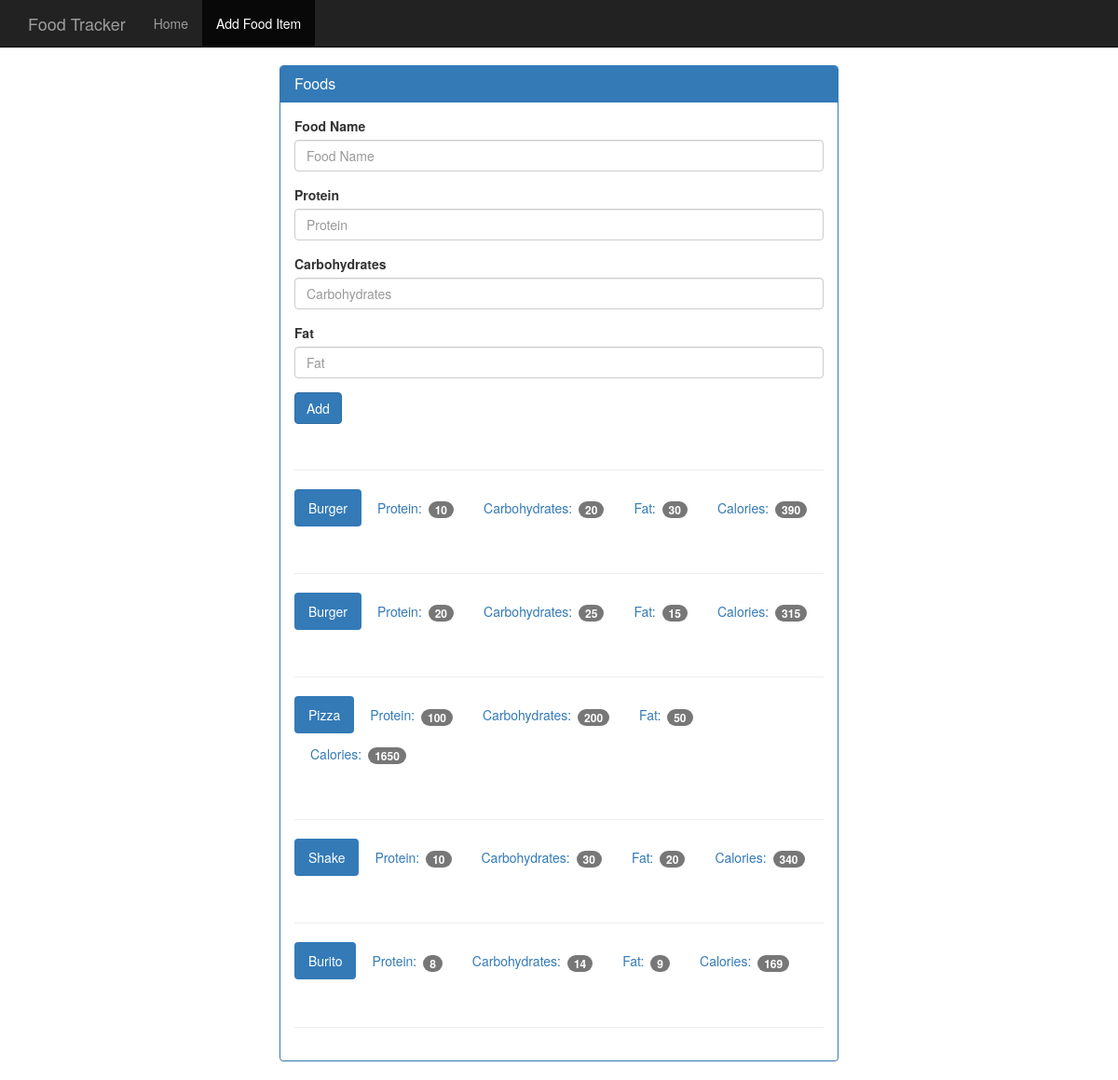
The app's page /food with its own data.
### tables this page shows
CREATE TABLE food (
    id integer primary key autoincrement,
    name text not null,
    protein integer not null,
    carbohydrates integer not null,
    fat integer not null,
    calories integer not null
);

### app.py (the view, shortened to what this page needs)
@app.route('/food', methods=['GET', 'POST'])
def food():
    db = get_db()
    cur = db.execute('select name, protein, carbohydrates, fat, calories from food')
    results = cur.fetchall()
    return render_template('add_food.html', results=results)

### app.py (called while the page is built)
def connect_db():
    sql = sqlite3.connect('/Users/anonymous/Documents/udemy/flask/4. Food Tracker App/practice_00/food_log.db')
    sql.row_factory = sqlite3.Row
    return sql

def get_db():
    if not hasattr(g, 'sqlite3.db'):
        g.sqlite_db = connect_db()
    return g.sqlite_db

### templates/add_food.html (shortened to what this page needs)
<!DOCTYPE html>
<html lang="en">
  <head>
    <link href="{{ url_for('static', filename='bootstrap.min.css') }}" rel="stylesheet">
    <link href="{{ url_for('static', filename='theme.css') }}" rel="stylesheet">
  </head>
  <body>
    <nav class="navbar navbar-inverse navbar-fixed-top">
      <div class="container">
        <div class="navbar-header">
          <a class="navbar-brand" href="#">Food Tracker</a>
        </div>
        <div id="navbar" class="navbar-collapse collapse">
          <ul class="nav navbar-nav">
            <li><a href="#">Home</a></li>
            <li class="active"><a href="#">Add Food Item</a></li>
          </ul>
        </div>
      </div>
    </nav>
    <div class="container theme-showcase col-sm-6 col-sm-offset-3" role="main">
      <div class="row">
        <div>
          <div class="panel panel-primary">
            <div class="panel-heading">
              <h3 class="panel-title">Foods</h3>
            </div>
            <div class="panel-body">
              <form method="POST" action="{{ url_for('food') }}">
                <div class="form-group">
                  <label for="food-name">Food Name</label>
                  <input type="text" class="form-control" id="food-name" name="food-name"  placeholder="Food Name">
                </div>
                <div class="form-group">
                  <label for="protein">Protein</label>
                  <input type="number" class="form-control" id="protein" name="protein" placeholder="Protein">
                </div>
                <div class="form-group">
                  <label for="carbohydrates">Carbohydrates</label>
                  <input type="number" class="form-control" id="carbohydrates" name="carbohydrates" placeholder="Carbohydrates">
                </div>
                <div class="form-group">
                  <label for="fat">Fat</label>
                  <input type="number" class="form-control" id="fat" name="fat" placeholder="Fat">
                </div>
                <button type="submit" class="btn btn-primary">Add</button>
              </form>
              <div class="page-header"></div>
              {% for food in results %}
              <ul class="nav nav-pills" role="tablist">
                <li class="active"><a>{{ food.name }}</a></li>
                <li><a>Protein: <span class="badge">{{ food.protein }}</span></a></li>
                <li><a>Carbohydrates: <span class="badge">{{ food.carbohydrates }}</span></a></li>
                <li><a>Fat: <span class="badge">{{ food.fat }}</span></a></li>
                <li><a>Calories: <span class="badge">{{ food.calories }}</span></a></li>
              </ul>
              <div class="page-header"></div>
              {% endfor %}
            </div>
          </div>
        </div>
      </div>
    </div>
  </body>
</html>

### static/theme.css (style rules this page uses)
body { padding-top: 70px; padding-bottom: 30px; }

### records on screen
food: name "Burger", protein "10", carbohydrates "20", fat "30", calories "390"
food: name "Burger", protein "20", carbohydrates "25", fat "15", calories "315"
food: name "Pizza", protein "100", carbohydrates "200", fat "50", calories "1650"
food: name "Shake", protein "10", carbohydrates "30", fat "20", calories "340"
food: name "Burito", protein "8", carbohydrates "14", fat "9", calories "169"
